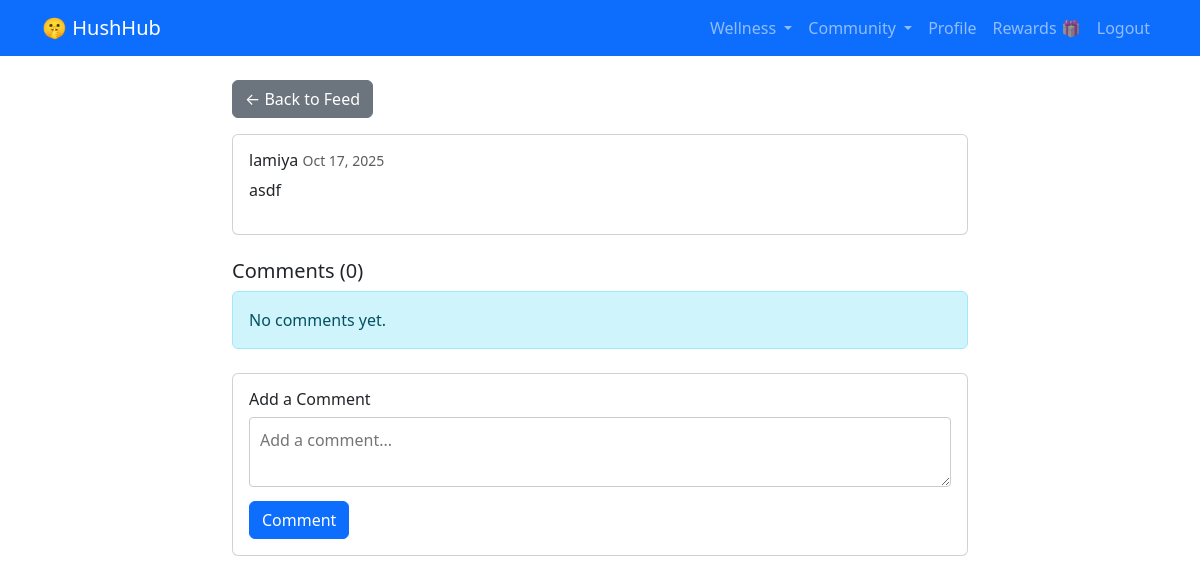
Screenshot of /community/post/2/ (signed in) with the database file from the repository.
### community/models.py (models this page shows, shortened)
class Post(models.Model):
    user = models.ForeignKey(User, on_delete=models.CASCADE)
    content = models.TextField()
    is_anonymous = models.BooleanField(default=True)
    created_at = models.DateTimeField(auto_now_add=True)
    class Meta:
        ordering = ['-created_at']

### accounts/models.py (models this page shows, shortened)
class User(AbstractUser):
    USER_TYPES = (
        ('patient', 'Patient'),
        ('therapist', 'Therapist'),
    )
    user_type = models.CharField(max_length=10, choices=USER_TYPES, default='patient')
    bio = models.TextField(blank=True)
    phone = models.CharField(max_length=15, blank=True)
    profile_picture = models.ImageField(upload_to='profiles/', blank=True, null=True)

### community/views.py (the view)
# urls.py: path('post/<int:pk>/', views.view_comments, name='view_comments'),
@login_required
def view_comments(request, pk):
    post = get_object_or_404(Post, pk=pk)
    if request.method == 'POST':
        form = CommentForm(request.POST)
        if form.is_valid():
            comment = form.save(commit=False)
            comment.post = post
            comment.user = request.user
            comment.save()
            messages.success(request, 'Comment added!')
            return redirect('community:view_comments', pk=pk)
    else:
        form = CommentForm()
    return render(request, 'community/view_comments.html', {'post': post, 'form': form})

### community/forms.py
class CommentForm(forms.ModelForm):
    class Meta:
        model = Comment
        fields = ['content']
        widgets = {
            'content': forms.Textarea(attrs={'rows': 2, 'placeholder': 'Add a comment...'})
        }

### community/templates/community/view_comments.html (shortened to what this page needs)
{% extends 'base.html' %}
{% block content %}
<div class="row">
    <div class="col-md-8 mx-auto">
        <a href="{% url 'community:feed' %}" class="btn btn-secondary mb-3">← Back to Feed</a>
        <div class="card mb-4">
            <div class="card-body">
                <h6>
                    {% if post.is_anonymous %}
                        🤫 {{ post.user.get_anonymous_id }}
                        {% if post.user == user %}
                            <span class="badge bg-primary">You</span>
                        {% endif %}
                    {% else %}
                        {{ post.user.username }}
                    {% endif %}
                    <small class="text-muted">{{ post.created_at|date:"M d, Y" }}</small>
                </h6>
                <p>{{ post.content }}</p>
            </div>
        </div>
        <h5>Comments ({{ post.comments.count }})</h5>
        {% for comment in post.comments.all %}
        <div class="card mb-2">
            <div class="card-body">
                <h6>
                    {{ comment.user.username }}
                    {% if comment.user == user %}
                        <span class="badge bg-primary">You</span>
                    {% endif %}
                    <small class="text-muted">{{ comment.created_at|date:"M d, Y" }}</small>
                </h6>
                <p class="mb-0">{{ comment.content }}</p>
            </div>
        </div>
        {% empty %}
        <div class="alert alert-info">No comments yet.</div>
        {% endfor %}
        <div class="card mt-4">
            <div class="card-body">
                <h6>Add a Comment</h6>
                <form method="post">
                    {{ form.content }}
                    <button type="submit" class="btn btn-primary mt-2">Comment</button>
                </form>
            </div>
        </div>
    </div>
</div>
{% endblock %}

### community/templates/community/view_comments.html (style rules this page uses)
textarea { width: 100%; padding: 10px; border: 1px solid #ccc; border-radius: 4px; }

### rows the page displays
Post: user.username "lamiya", created_at "Oct 17, 2025", content "asdf", comments.count "0"
